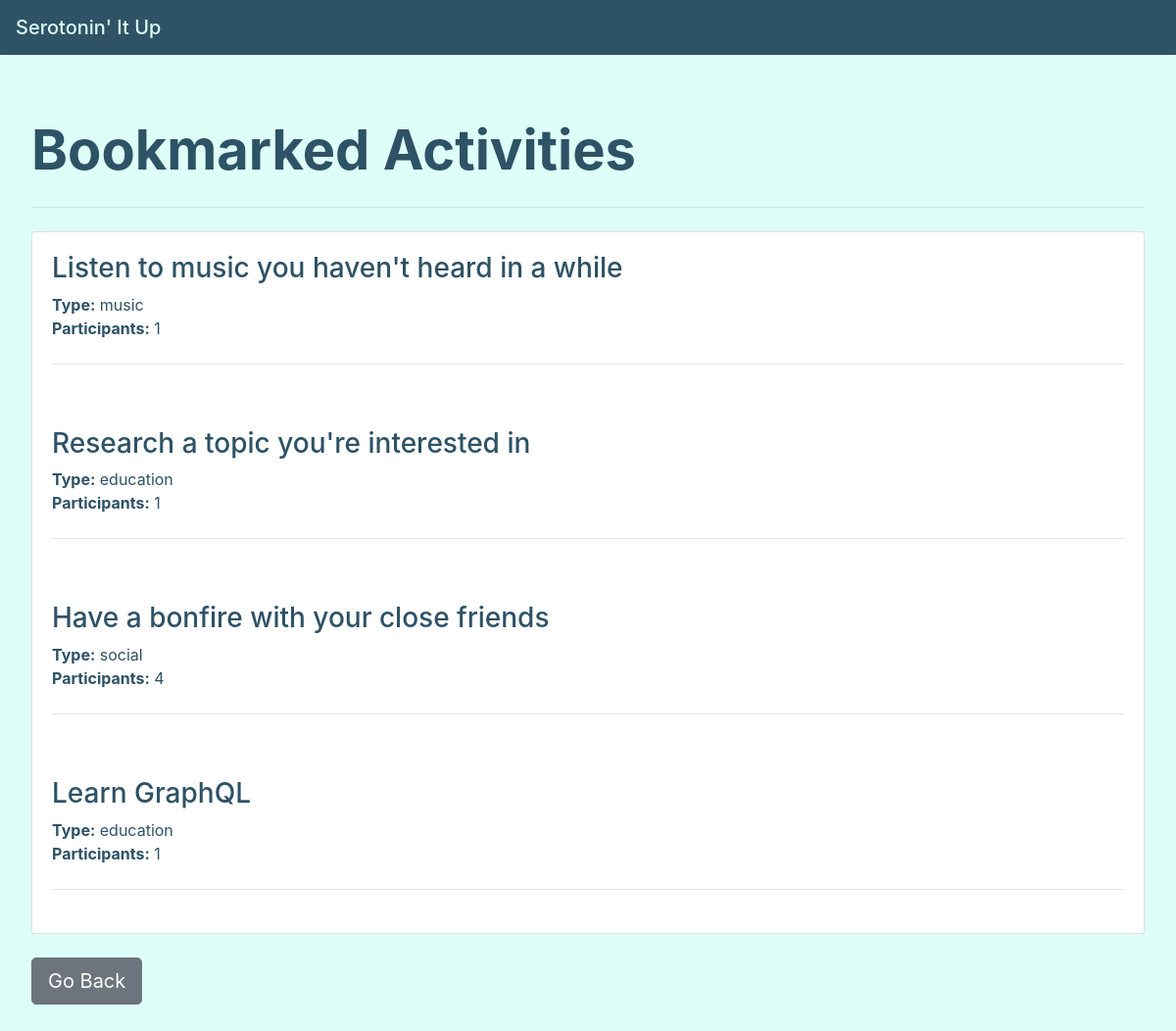
Page /bookmarked-activities (signed in) on the committed database.
### tables this page shows
CREATE TABLE bmActivities (user_id text, activity text, type text, participants text);

### __init__.py (the view)
@app.route("/bookmarked-activities", methods = ['GET', 'POST'])
def bookmarkedActivities():
    db = sqlite3.connect("p0database.db")
    c = db.cursor()
    user_id = session.get("user")
    c.execute('SELECT * FROM bmActivities')
    actArr = []
    for row in c:
        if (row[0] == user_id):
            actRow = []
            actRow.append(row[1])
            actRow.append(row[2])
            actRow.append(row[3])
            actArr.append(actRow)
    return render_template('bmactivities.html', actArr = actArr)

### templates/bmactivities.html (shortened to what this page needs)
<!DOCTYPE html>
<html>
  <head>
    <link rel="stylesheet" href="https://stackpath.bootstrapcdn.com/bootstrap/4.3.1/css/bootstrap.min.css">
    <link rel="stylesheet" href="../static/css/layout.css">
  </head>
  <body style="background-color: #ddfff7; color: #2e5266;">
    <nav class="navbar navbar-light .bg-transparent" id="webName" style="background-color: #2e5266;">
      <span class="navbar-brand mb-0 h1" style="color: #ddfff7;">Serotonin' It Up</span>
    </nav>
    <div class="jumbotron" style="background-color: #ddfff7">
      <h1 class="display-4" style="font-weight: bold;">Bookmarked Activities</h1>
      <hr class="my-4">
      <div class="card" style="background-color: white;">
        {% for row in actArr %}
        <div class="card-body">
          <h3>{{row[0]}}</h3>
          <b>Type:</b> {{row[1]}}
          <br>
          <b>Participants:</b> {{row[2]}}
          <hr class="my-4">
        </div>
        {% endfor %}
    </div>
    <br>
    <form action = "/homepage">
      <input type = "submit" value = "Go Back" class="btn btn-secondary btn-lg">
    </form>
  </body>
</html>

### static/css/layout.css (style rules this page uses)
#webName { text-align: center; }

### rows in the picture
bmActivities: activity "Listen to music you haven't heard in a while", type "music", participants "1"
bmActivities: activity "Research a topic you're interested in", type "education", participants "1"
bmActivities: activity "Have a bonfire with your close friends", type "social", participants "4"
bmActivities: activity "Learn GraphQL", type "education", participants "1"
